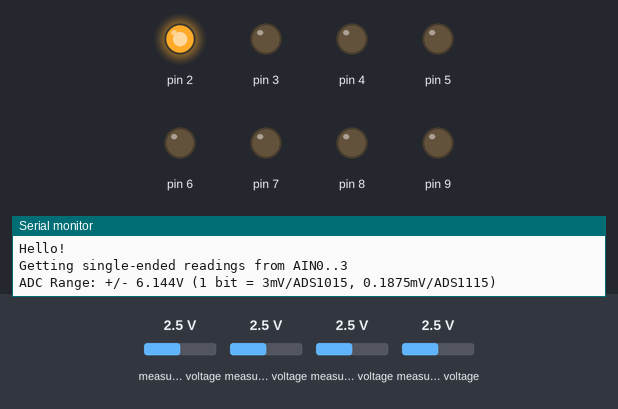
Simulated run of this sketch. Board: Arduino Uno, built with avr-gcc and run on an emulated ATmega328P. Shown: output pins drawn as LEDs (lit = HIGH), the last lines printed to the serial monitor. The inputs (shaded band) are chosen by the test bench; at power-on: measured voltage 2.5 V. Pins used as bus, display or sensor lines are not drawn.

Above: at 0.1 s.
At 18.1 s:
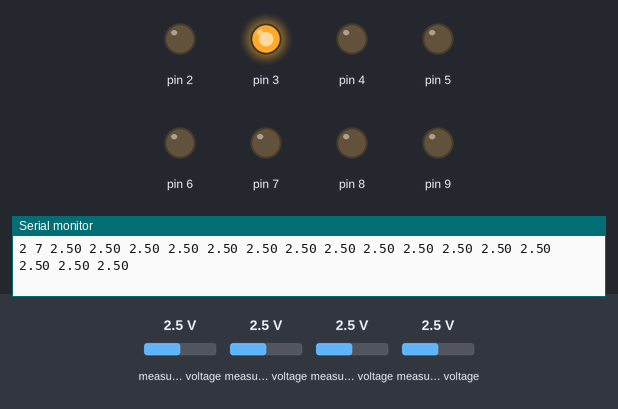
At 36.0 s:
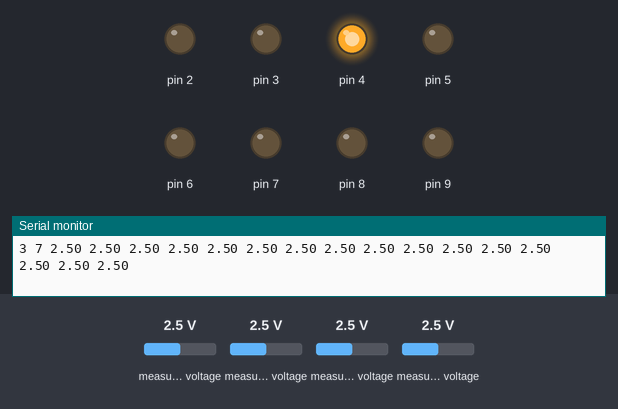
At 54.0 s:
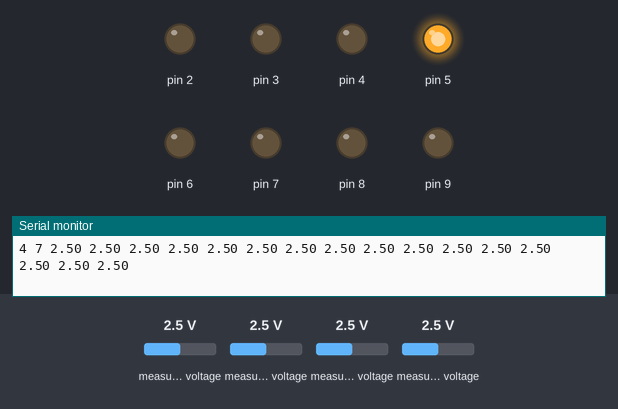
At 89.9 s:
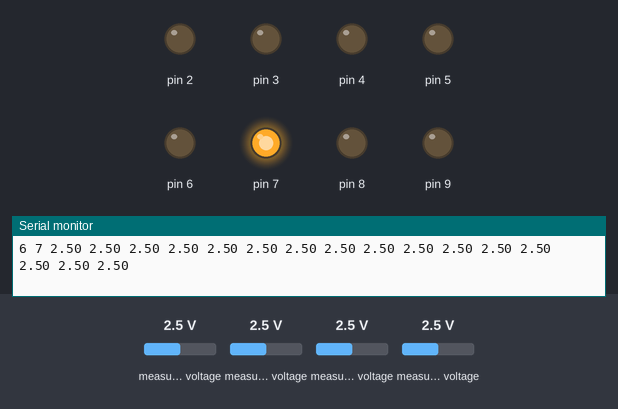
At 125.8 s:
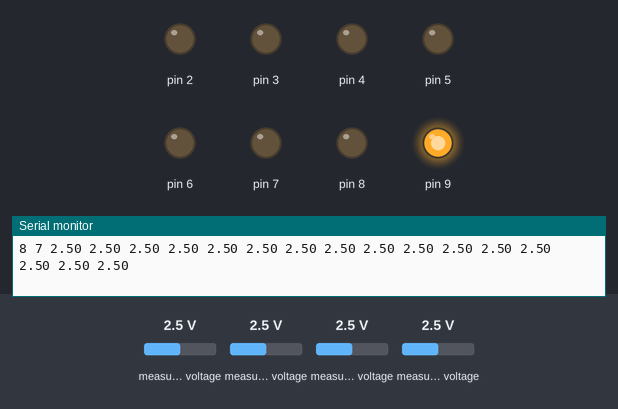
Timing chart, 0 to 127.3 s (numbered marks = the images above):
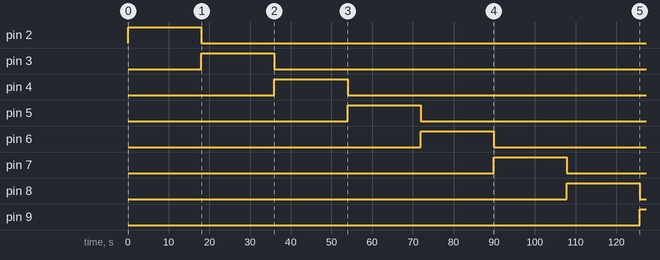

Measured:
- by itself, pin 2: LOW → HIGH at 0.07 s, → LOW 18.0 s later
- by itself, pin 3: LOW → HIGH at 18.0 s, → LOW 18.0 s later
- by itself, pin 4: LOW → HIGH at 36.0 s, → LOW 18.0 s later
- by itself, pin 5: LOW → HIGH at 53.9 s, → LOW 18.0 s later
- by itself, pin 6: LOW → HIGH at 71.9 s, → LOW 18.0 s later
- by itself, pin 7: LOW → HIGH at 89.9 s, → LOW 18.0 s later
- by itself, pin 8: LOW → HIGH at 108 s, → LOW 18.0 s later
- by itself, pin 9: LOW → HIGH at 126 s

The sketch:

singleended_working.ino.ino
```cpp
#include <Wire.h>
#include <Adafruit_ADS1015.h>

// Adafruit_ADS1115 ads;  /* Use this for the 16-bit version */
Adafruit_ADS1015 ads1;     /* Use thi for the 12-bit version */
Adafruit_ADS1015 ads2(0x4A);
Adafruit_ADS1015 ads3(0x4B);
Adafruit_ADS1015 ads4(0x49);

int pause = 500;

int r1 = 10;
  int r2 = 11;
  int r3 = 12;
  int r4 = 13;
  int r5 = A0;
  int r6 = A1;
  int r7 = A2;
  int r8 = A3;

  int relayground[8]= {r1, r2, r3, r4, r5, r6, r7, r8};

void setup(void)
{
  Serial.begin(9600);

  Serial.println("Hello!");

  Serial.println("Getting single-ended readings from AIN0..3");
  Serial.println("ADC Range: +/- 6.144V (1 bit = 3mV/ADS1015, 0.1875mV/ADS1115)");

  // The ADC input range (or gain) can be changed via the following
  // functions, but be careful never to exceed VDD +0.3V max, or to
  // exceed the upper and lower limits if you adjust the input range!
  // Setting these values incorrectly may destroy your ADC!
  //                                                                ADS1015  ADS1115
  //                                                                -------  -------
  // ads.setGain(GAIN_TWOTHIRDS);  // 2/3x gain +/- 6.144V  1 bit = 3mV      0.1875mV (default)
  // ads.setGain(GAIN_ONE);        // 1x gain   +/- 4.096V  1 bit = 2mV      0.125mV
  // ads.setGain(GAIN_TWO);        // 2x gain   +/- 2.048V  1 bit = 1mV      0.0625mV
  // ads.setGain(GAIN_FOUR);       // 4x gain   +/- 1.024V  1 bit = 0.5mV    0.03125mV
  // ads.setGain(GAIN_EIGHT);      // 8x gain   +/- 0.512V  1 bit = 0.25mV   0.015625mV
  // ads.setGain(GAIN_SIXTEEN);    // 16x gain  +/- 0.256V  1 bit = 0.125mV  0.0078125mV

// 5V relay
  pinMode(2, OUTPUT);
  pinMode(3, OUTPUT);
  pinMode(4, OUTPUT);
  pinMode(5, OUTPUT);
  pinMode(6, OUTPUT);
  pinMode(7, OUTPUT);
  pinMode(8, OUTPUT);
  pinMode(9, OUTPUT);

  // Ground relay


  pinMode(r1, OUTPUT);
  pinMode(r2, OUTPUT);
  pinMode(r3, OUTPUT);
  pinMode(r4, OUTPUT);
  pinMode(r5, OUTPUT);
  pinMode(r6, OUTPUT);
  pinMode(r7, OUTPUT);
  pinMode(r8, OUTPUT);


  ads1.begin();
}

void loop(void)
{
  Serial.println("completed loop");
  int16_t adc10, adc11, adc12, adc13, adc20, adc21, adc22, adc23, adc30, adc31, adc32, adc33, adc40, adc41, adc42, adc43;

  for(int i = 2; i<10; i++) { //loop 5V relays
    digitalWrite(i, HIGH);

    for(int j = 0; j<8; j++) { //ground loop
        digitalWrite(relayground[j], HIGH);
        delay(100);


        //Serial.println((i-2)*2);

          adc10 = ads1.readADC_SingleEnded(0);
          delay(100);
          adc20 = ads2.readADC_SingleEnded(0);
          delay(100);
          adc30 = ads3.readADC_SingleEnded(0);
          delay(100);
          adc40 = ads4.readADC_SingleEnded(0);
          delay(100);
          adc11 = ads1.readADC_SingleEnded(1);
          delay(100);
          adc21 = ads2.readADC_SingleEnded(1);
          delay(100);
          adc31 = ads3.readADC_SingleEnded(1);
          delay(100);
          adc41 = ads4.readADC_SingleEnded(1);
          delay(100);
          adc12 = ads1.readADC_SingleEnded(2);
          delay(100);
          adc22 = ads2.readADC_SingleEnded(2);
          delay(100);
          adc32 = ads3.readADC_SingleEnded(2);
          delay(100);
          adc42 = ads3.readADC_SingleEnded(2);
          delay(100);
          adc13 = ads1.readADC_SingleEnded(3);
          delay(100);
          adc23 = ads2.readADC_SingleEnded(3);
          delay(100);
          adc33 = ads3.readADC_SingleEnded(3);
          delay(100);
          adc43 = ads4.readADC_SingleEnded(3);
          delay(100);

          int electrode[16] = {adc13,adc12,adc11,adc10, adc23,adc22,adc21,adc20,adc33,adc32,adc31,adc30,adc43,adc42,adc41,adc40};

        Serial.print(i);
        Serial.print(" ");
        Serial.print(j);
        Serial.print(" ");
        for(int k = 0; k<16; k++) {
          Serial.print(electrode[k]*0.003);
          Serial.print(" ");
          }
          Serial.println();

  digitalWrite(relayground[j], LOW);
        delay(500);
  }
  digitalWrite(i, LOW);
}

}
```
